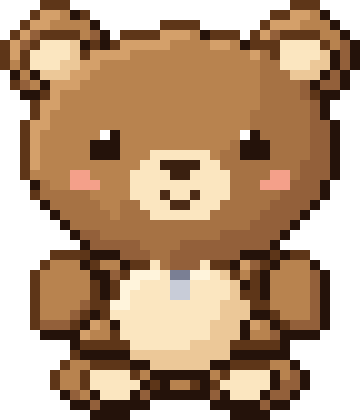

Here is the Python script that generated this plot:
#!/usr/bin/env python3
"""Pixel art reproducido de forma exacta. Generado por la skill pixel-art-exact.

Requiere solo Pillow:  pip install pillow
Uso:  python sprite0.py                 -> guarda sprite0.png
      from sprite0 import render; render(scale=8).save("x.png")
"""
from PIL import Image, ImageDraw

# Paleta: símbolo -> (R, G, B). '.' es el fondo.
PALETTE = {
    ".": (255, 255, 255),
    "A": (184, 131, 79),
    "B": (36, 18, 10),
    "C": (251, 230, 192),
    "D": (166, 114, 68),
    "E": (94, 54, 24),
    "F": (147, 96, 58),
    "G": (212, 160, 106),
    "H": (236, 200, 152),
    "I": (244, 160, 138),
    "J": (255, 244, 220),
    "K": (58, 32, 16),
    "L": (74, 42, 22),
    "M": (200, 204, 216),
    "N": (255, 255, 255),
    "O": (122, 127, 148),
}

# Cada fila = una fila de píxeles lógicos; cada letra = un color de PALETTE.
ROWS = [
    "....EEE......................EEE....",
    "...EGGABE..................EEGGAB...",
    "..EGGAAAAB......EEEE......EGGGAAAB..",
    ".EGFEEEEAFB.EEEEGGGABEEE.EGFEEEEAAB.",
    "EGFECCCHBEBEGGGGGAAAAGGABEEECCCCEAFB",
    "EGECCCCHEGGGGAAAAAAAAAAAAGDECCCCHBFB",
    "EAECCCHHGGAAAAAAAAAAAAAAAADDCCCHHBFB",
    ".BABHHHGGAAAAAAAAAAAAAAAAADDDHHHBFB.",
    ".EFABGGGAAAAAAAAAAAAAAAAAADDDDFBFFB.",
    "..BBEGAAAAAAAAAAAAAAAAAAAADDDDFEBB..",
    "...EGGAAAAAAAAAAAAAAAAAAAADDDDDFB...",
    "...EGAAAAAAAAAAAAAAAAAAAADDDDDDFB...",
    "..EGGAAAAAAAAAAAAAAAAAAAADDDDDDFFB..",
    "..EGAAAAAANBAAAAAAAAAAAANBDDDDDFFB..",
    "..EGAAAAABBBAAAAAAAAAAADBBBDDDDFFB..",
    "..EGAAAAABBBAAACCCCCCADDBBBDDDDFFB..",
    "..EGAAAAAAAAAACCKKKKCCDDDDDDDDFFFB..",
    "..EAAAAIIAAAACCCCKKCCCCDDDDIIDFFFB..",
    "...BDAAIIIAAACCCCCCCCCCDDDIIIFFFB...",
    "...EDDDDDAAAACCCLCCLCCCDDDDDFFFFB...",
    "....BDDDDDAADDCCCLLCCCDDDDDFFFFB....",
    ".....BDDDDDADDDCCCCCCDDDDDFFFFB.....",
    "......BDDDDDDDDDDDDDDDDDDFFFFB......",
    ".......BFFDDDDDDDDDDDDFFFFFFB.......",
    "........BFFFFFDDDDFFFFFFFFFB........",
    ".....EEEEBBBFFFDDFFFFFFFBBBEBEE.....",
    "....EAAABEAABEECDFFFCEEBGFEBAAAB....",
    "...EAAAAABBFEJJJCOOJJCHEAEBAAAAFB...",
    "...EAAAAAEBEJJCCCMMCCCCHBEBAAAAFB...",
    "...EAAAAAEBEJCCCCMMCCCCHEEBAAAAFB...",
    "...EAAAAFEEJJCCCCCCCCCHHHEEAAAAFB...",
    "...EAAAFEBECCCCCCCCCCCHHHBBEAAAFB...",
    "...EFFFEBGABCCCCCCCCCHHHBGABEFFFB...",
    "....BBBBGAAECCCCCCCCCHHHBAAFBBBB....",
    ".......BEEEEECCCCCCHHHHEEEEEB.......",
    ".......EBBBBBHHHHHHHHHHBBBBBB.......",
    "......EAAEEEEBBHHHHHHBBEEEEAAB......",
    ".....EAAECCCCEABBBBBBAECCCCBAFB.....",
    ".....EAAECCCCCBEBAAEBECCCCCBFFB.....",
    "......BFABCCCBFBBBBBBFBCCCBFFB......",
    ".......BBFBBBBB......BBBBBFBB.......",
    ".........BBBB..........BBBB.........",
]

BACKGROUND = "."
CELL_X, CELL_Y = 1, 1      # tamaño original de cada píxel lógico en la imagen de origen
OFFSET_X, OFFSET_Y = 0, 0
CANVAS = (36, 42)              # tamaño original del lienzo


def _bounds(k, cell, offset):
    import math
    return math.floor(offset + k * cell), math.floor(offset + (k + 1) * cell)


def render(scale=None, transparent=False):
    """Dibuja el sprite SIN suavizado (rectángulos sólidos).

    scale=None  -> reproduce la imagen original (celda 1x1, lienzo 36x42).
    scale=int   -> sprite de 36x42 px ampliado por un entero, sin márgenes.
    transparent -> el fondo pasa a ser transparente (RGBA).
    """
    mode = "RGBA" if transparent else "RGB"
    if scale is None:
        cx, cy, ox, oy, size = CELL_X, CELL_Y, OFFSET_X, OFFSET_Y, CANVAS
    else:
        cx = cy = scale
        ox = oy = 0
        size = (len(ROWS[0]) * scale, len(ROWS) * scale)
    bg = PALETTE[BACKGROUND]
    bg_fill = (*bg, 0) if transparent else bg
    img = Image.new(mode, size, bg_fill)
    d = ImageDraw.Draw(img)
    for r, row in enumerate(ROWS):
        y0, y1 = _bounds(r, cy, oy)
        for c, ch in enumerate(row):
            if ch == BACKGROUND:
                continue
            x0, x1 = _bounds(c, cx, ox)
            d.rectangle([x0, y0, x1 - 1, y1 - 1], fill=(*PALETTE[ch], 255) if transparent else PALETTE[ch])
    return img


if __name__ == "__main__":
    render().save("sprite0.png")
    print("Guardado sprite0.png")
